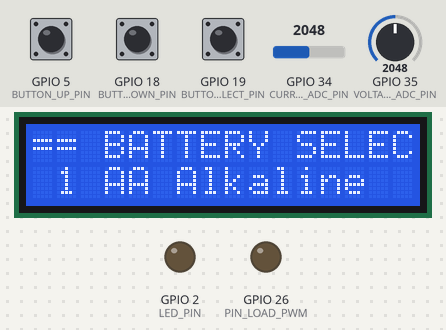
A sketch run on a simulated ESP32. Parts: 16×2 character LCD, output pins drawn as LEDs (lit = HIGH). The test bench sets the inputs (shaded band); at power-on: GPIO 19 (BUTTON_SELECT_PIN) HIGH, GPIO 5 (BUTTON_UP_PIN) HIGH, GPIO 18 (BUTTON_DOWN_PIN) HIGH, GPIO 34 (CURRENT_ADC_PIN) = 2048, GPIO 35 (VOLTAGE_ADC_PIN) = 2048.

Above: at 1.2 s.
1.3 s: GPIO 19 (BUTTON_SELECT_PIN) pulled LOW for 0.3 s
At 4.5 s:
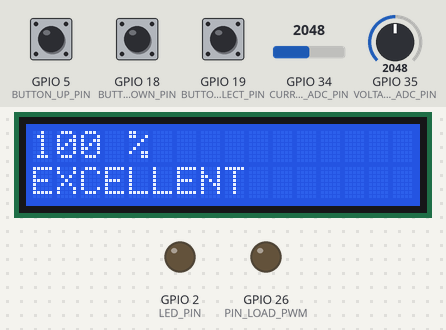
4.6 s: GPIO 5 (BUTTON_UP_PIN) pulled LOW for 3.2 s
At 8.2 s:
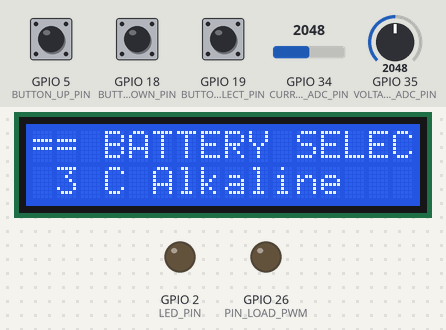
10.8 s: GPIO 18 (BUTTON_DOWN_PIN) pulled LOW for 0.3 s
At 11.2 s:
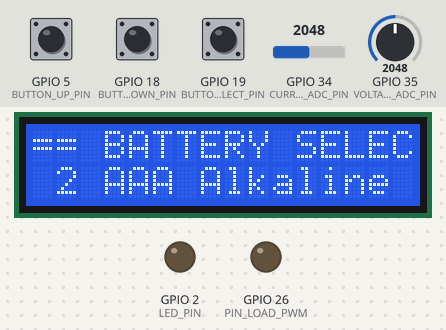
14.1 s: GPIO 5 (BUTTON_UP_PIN) pulled LOW for 1 s
At 16.4 s:
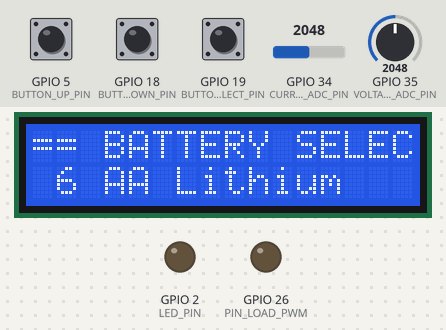
18.1 s: GPIO 5 (BUTTON_UP_PIN) pulled LOW for 0.3 s
At 18.9 s:
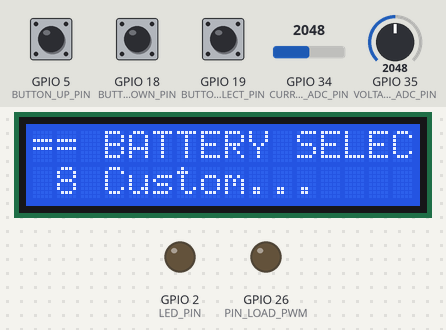
21.4 s: GPIO 19 (BUTTON_SELECT_PIN) pulled LOW for 1 s
At 23.4 s:
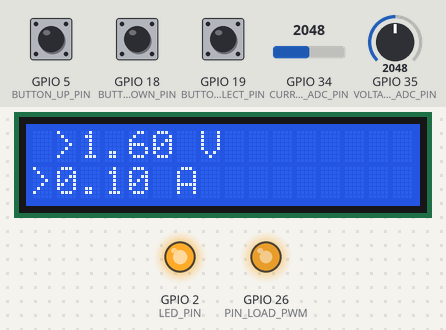
Timing chart, 0 to 24.9 s (numbered marks = the images above; inputs shaded):
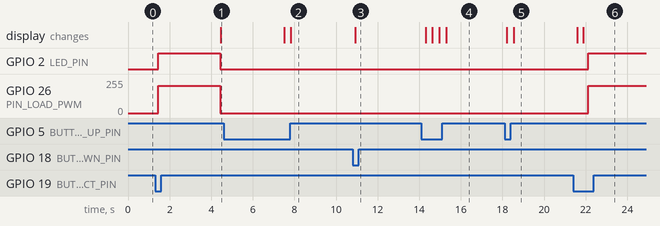

Measured:
- after the input at 1.3 s, GPIO 2 (LED_PIN): LOW → HIGH after 0.14 s, → LOW 3.0 s later; GPIO 26 (PIN_LOAD_PWM): 0/255 → 204/255 after 0.14 s, → 0/255 3.0 s later; the display: changes after 3.2 s (image 1)
- after the input at 4.6 s, the display: first differs from a run without the input after 3.2 s (image 2)
- after the input at 10.8 s, the display: changes after 0.12 s (image 3)
- after the input at 14.1 s, the display: first changes after 0.20 s (image 4 shows a later state)
- after the input at 18.1 s, the display: first changes after 0.10 s (image 5 shows a later state)
- after the input at 21.4 s, GPIO 2 (LED_PIN): LOW → HIGH after 0.72 s; GPIO 26 (PIN_LOAD_PWM): 0/255 → 204/255 after 0.72 s; the display: first changes after 0.18 s (image 6 shows a later state)

The sketch:

ESP32_Battery_Tester.ino
```cpp
/* =============================================================
   ESP32 Non-Rechargeable Battery Tester  (non-rechargeable branch)
===============================================================================
   Select a battery type on the 16x2 display, or choose "Custom" and type in the
   chemistry's full-charge open-circuit voltage AND its current rating. The
   ESP32 then performs a short load burst, samples voltage & current, and uses a
   tiny onboard "micro AI model" to score the cell 0 .. 100 (%).

   Load must be a brief burst. Primary cells have a single cycle — draining them
   for more than a few seconds would destroy the one use we are trying to test.

   Hardware / pin-outs live in constants.h
=============================================================================== */

#include <Wire.h>
#include "constants.h"

#include <LiquidCrystal_I2C.h>

// ───────────────────────── Module globals ─────────────────────────

static LiquidCrystal_I2C lcd(LCD_I2C_ADDR, LCD_COLS, LCD_ROWS);

typedef enum {
    STATE_SELECT = 0,   // pick a type from the list, or "Custom"
    STATE_CUSTOM = 1,   // user types in V & current
    STATE_WAIT   = 2,   // settle + open-circuit measure
    STATE_LOAD   = 3,   // drive the load for the burst
    STATE_SCORE  = 4,   // compute the health score from the samples
    STATE_RESULT = 5,   // show the score, offer restart, or error
    STATE_ERROR  = 6    // sensor / config error
} menu_state;

static menu_state g_state = STATE_SELECT;

// selection state
static int      sel_index   = 0;
static bool     custom_mode = false;

// custom battery user input
static float    custom_open = CUSTOM_OPEN_V;   // full-charge open-circuit V
static float    custom_amp  = CUSTOM_DESIGN_A; // design/marked current (A)
static float    custom_res  = CUSTOM_DESIGN_R; // derived load resistance (Ω)

// test results
static float    ocv_v   = 0.0f;
static float    v_load  = 0.0f;
static float    i_load  = 0.0f;
static float    health_score = -1.0f;
static char     rating_label[RATING_BUF] = {0};

// debounce + custom-editor field selector (0 = voltage, 1 = current)
static uint32_t last_button_ms = 0;
static int      custom_edit_field = 0;

// ───────────────────────── Battery type database ─────────────────────────

typedef struct {
    const char *name;                // label in the list
    float       nominal_ocv;         // full-charge open-circuit V (new, resting)
    uint8_t     rated_current_mA;    // rated / expected sustainable current (mA)
} BatteryRow;

const BatteryRow g_db[BATTERY_DB_MAX_ENTRIES] = {
    {"AA Alkaline",  1.61f, 500},
    {"AAA Alkaline", 1.61f, 300},
    {"C Alkaline",   1.61f, 1000},
    {"D Alkaline",   1.61f, 1500},
    {"9V Alkaline",  9.40f, 100},
    {"AA Lithium",   1.80f, 800},
    {"CR2032 Coin",  3.30f,  50},
    {"Custom...",    0.00f,  0},      // sentinel row selects the custom menu
};

// ───────── Micro AI model (trained by tools/train_model.py) ─────────
// One tiny feed-forward net: 3 features -> hidden(3 sigmoid) -> scalar readout
// → 0..100 %. Each hidden unit sees one feature (element-wise):
//     z_k = F_k * W_k + B ;  h_k = sigmoid(-1.25*z_k);
//     acc = sum_k( h_k * OUT_W_k );  score = clamp(acc/3*100, 0, 100).
//   F0 = ocv / nominal_ocv      F1 = loaded_v / nominal_ocv
//   F2 = loaded_i / rated_current  (each ~= 1.0 means nominal / fresh)
// Re-train with:  python tools/train_model.py
static const float ML_W[ML_HIDDEN_LAYER_SIZE]   = {  1.4561f,  1.8524f,  1.9404f };
static const float ML_B                           = -1.3004f;
static const float ML_OUT_W[ML_HIDDEN_LAYER_SIZE] = {  1.5928f,  1.6003f,  1.5575f };


static float clampf(float v, float lo, float hi) {
    return v < lo ? lo : (v > hi ? hi : v);
}

static float sigmoid(float x) { return 1.0f / (1.0f + expf(-1.25f * x)); }

static float micro_model_score(float f0, float f1, float f2) {
    const float in[ML_HIDDEN_LAYER_SIZE] = { f0, f1, f2 };
    float acc = 0.0f;
    for (int k = 0; k < ML_HIDDEN_LAYER_SIZE; ++k) {
        float h = sigmoid(in[k] * ML_W[k] + ML_B);
        acc = acc + h * ML_OUT_W[k];
    }
    float score = (acc / ML_HIDDEN_LAYER_SIZE) * HEALTH_MAX;   // 0..100 %
    return clampf(score, HEALTH_MIN, HEALTH_MAX);
}

static void build_label(float score, char *out) {
    if      (score >= 60.0f) strncpy(out, "EXCELLENT", RATING_BUF - 1);
    else if (score >= 40.0f) strncpy(out, "Good",      RATING_BUF - 1);
    else if (score >= 20.0f) strncpy(out, "Fair",      RATING_BUF - 1);
    else                     strncpy(out, "REJECTED",  RATING_BUF - 1);
    out[RATING_BUF - 1] = '\0';
}

// ───────────────────────── ADC + current helpers ─────────────────────────

static float read_battery_voltage() {
    int raw = analogRead(VOLTAGE_ADC_PIN);
    float v = ((float)raw / (float)ADC_RESOLUTION) * ADC_FULLSCALE_V;
    return v * VOLTAGE_DIVIDER_RATIO;
}

static float read_load_current() {
    int raw = analogRead(CURRENT_ADC_PIN);
    float v = ((float)raw / (float)ADC_RESOLUTION) * ADC_FULLSCALE_V;
    // ACS712: 1.5 V quiescent (0 A), 0.05 V per amp → amps = (V-1.5)/0.05
    float amps = (v - 1.5f) / 0.05f;
    return amps > 0.0f ? amps : 0.0f;
}

// ───────────────────────── Load driver (PWM) ─────────────────────────

static void load_pwm(float duty) {
    duty = clampf(duty, 0.0f, 1.0f);
    uint8_t value = (uint8_t)((float)(duty * 255.0f) + 0.5f);   // 8-bit resolution
    analogWrite(PIN_LOAD_PWM, value);                          // 1 kHz, 8-bit on the load channel
    digitalWrite(LED_PIN, value > 0 ? HIGH : LOW);             // activity LED reflects load
}

// ───────────────────────── Buttons (active-low, debounce) ─────────────────────────

static int read_buttons() {
    uint32_t now = millis();
    if (now - last_button_ms < 250) return NO_PRESS;
    last_button_ms = now;
    if      (digitalRead(BUTTON_UP_PIN)    == LOW) return PRESS_UP;
    else if (digitalRead(BUTTON_DOWN_PIN)  == LOW) return PRESS_DOWN;
    else if (digitalRead(BUTTON_SELECT_PIN)==LOW) return PRESS_SELECT;
    return NO_PRESS;
}

// ───────────────────────── Display helpers ─────────────────────────

static void draw_select() {
    lcd.clear();
    lcd.setCursor(0, 0);
    lcd.print("== BATTERY SELECT ==");
    lcd.setCursor(0, 1);
    char buf[20];
    snprintf(buf, sizeof(buf), "%2d %-13s", sel_index + 1, g_db[sel_index].name);
    lcd.print(buf);
}

static const char *sel_marker() {
    static char mark = ' ';
    mark = custom_edit_field == 0 ? '>' : ' ';       // highlight voltage line
    return &mark;
}
static const char *sel_marker_c() {
    static char mark = ' ';
    mark = custom_edit_field == 1 ? '>' : ' ';       // highlight current line
    return &mark;
}

static void draw_custom_edit() {
    lcd.clear();
    lcd.setCursor(0, 0);
    char vbuf[16];
    snprintf(vbuf, sizeof(vbuf), "%s%.2f V", sel_marker(), custom_open);
    lcd.print(vbuf);
    lcd.setCursor(0, 1);
    char abuf[16];
    snprintf(abuf, sizeof(abuf), "%s%.2f A", sel_marker_c(), custom_amp);
    lcd.print(abuf);
}

static void draw_result() {
    lcd.clear();
    lcd.setCursor(0, 0);
    char line[20];
    snprintf(line, sizeof(line), "%.0f %%", health_score);
    lcd.print(line);
    lcd.setCursor(0, 1);
    lcd.print(rating_label);
}

static void draw_error() {
    lcd.clear();
    lcd.setCursor(0, 0);
    lcd.print("ERROR:");
    lcd.setCursor(0, 1);
    lcd.print("RECHECK WIRING");
}

// ───────────────────────── Main loop ─────────────────────────

void loop() {
    int btn = read_buttons();

    switch (g_state) {
    case STATE_SELECT:
        draw_select();
        if      (btn == PRESS_UP)     { if (sel_index < BATTERY_DB_MAX_ENTRIES - 1) ++sel_index; }
        else if (btn == PRESS_DOWN)   { if (sel_index > 0) --sel_index; }
        else if (btn == PRESS_SELECT) {
            if (sel_index == BATTERY_DB_MAX_ENTRIES - 1) {
                custom_mode = true;
                custom_edit_field = 0;
                g_state      = STATE_CUSTOM;
            } else {
                custom_mode = false;
                g_state     = STATE_WAIT;
            }
        }
        break;

    case STATE_CUSTOM:
        draw_custom_edit();
        if      (btn == PRESS_UP)     { if (custom_edit_field == 0) custom_open  = clampf(custom_open  + 0.1f, 0.5f, 12.0f);
                                          else                  custom_amp  = clampf(custom_amp  + 0.01f, 0.01f, 5.0f); }
        else if (btn == PRESS_DOWN)   { if (custom_edit_field == 0) custom_open  = clampf(custom_open  - 0.1f, 0.5f, 12.0f);
                                          else                  custom_amp  = clampf(custom_amp  - 0.01f, 0.01f, 5.0f); }
        else if (btn == PRESS_SELECT) {
            if      (custom_edit_field == 0) custom_edit_field = 1;
            else {                                                        // moving off current → lock values, start test
                custom_res = (custom_open > 0.0f && custom_amp  > 0.0f) ? custom_open / custom_amp
                                                                        : CUSTOM_DESIGN_R;
                g_state = STATE_WAIT;
            }
        }
        break;

    case STATE_WAIT:
        delay(80);
        ocv_v = read_battery_voltage();
        if (ocv_v < VOLTAGE_MIN_V) { g_state = STATE_ERROR; break; }    // dead / missing cell
        g_state = STATE_LOAD;
        break;

    case STATE_LOAD: {
        int secs       = custom_mode ? TEST_LONG_SECONDS : TEST_SHORT_SECONDS;
        float designed = custom_mode ? custom_amp
                                        : (float)g_db[sel_index].rated_current_mA / 1000.0f;
        // 80 % duty gives a clear sag to read during a short burst (seconds)
        load_pwm(0.8f);
        for (int t = 0; t < secs; ++t) {
            delay(1000);
            v_load = read_battery_voltage();
            i_load = read_load_current();
        }
        load_pwm(0.0f);                            // cut the load
        (void)designed;                            // (used as reference for scoring)
        g_state = STATE_SCORE;
        break;
    }

    case STATE_SCORE: {
        float nominal_ocv = custom_mode ? custom_open : g_db[sel_index].nominal_ocv;
        float designed    = custom_mode ? custom_amp : (float)g_db[sel_index].rated_current_mA / 1000.0f;

        float f0 = nominal_ocv > 0.0f ? clampf(ocv_v / nominal_ocv, 0.0f, 1.6f) : 1.0f;
        float f1 = nominal_ocv > 0.0f ? clampf(v_load / nominal_ocv, 0.0f, 1.6f) : 1.0f;
        float f2 = designed > 0.0f  ? clampf(i_load / designed, 0.0f, 1.6f) : 1.0f;

        health_score = micro_model_score(f0, f1, f2);
        build_label(health_score, rating_label);
        g_state = STATE_RESULT;
        break;
    }

    case STATE_RESULT:
        draw_result();
        delay(3000);
        g_state = STATE_SELECT;
        break;

    case STATE_ERROR:
        draw_error();
        delay(1500);
        g_state = STATE_SELECT;
        break;
    }
}

// ───────────────────────── Setup ─────────────────────────

void setup() {
    lcd.init();
    lcd.backlight();
    pinMode(LED_PIN, OUTPUT);
    digitalWrite(LED_PIN, LOW);
    pinMode(BUTTON_UP_PIN,    INPUT_PULLUP);
    pinMode(BUTTON_DOWN_PIN,  INPUT_PULLUP);
    pinMode(BUTTON_SELECT_PIN,INPUT_PULLUP);
    pinMode(PIN_LOAD_PWM, OUTPUT);
    load_pwm(0.0f);                                // safe start: no load applied
    g_state = STATE_SELECT;
}
```

constants.h
```cpp
/* =============================================================
   ESP32 Non-Rechargeable Battery Tester — Pinout & Constants
   ================================================================ */

#ifndef BATTERY_TESTER_CONSTANTS_H
#define BATTERY_TESTER_CONSTANTS_H

// ────────────── LCD ──────────────
#define LCD_I2C_ADDR        0x27          // PCF8574 backpack address (some units use 0x3f)
#define LCD_COLS            16
#define LCD_ROWS            2

// ────────────── Pins ──────────────
#define PIN_SDA             21          // I2C SDA (default ESP32)
#define PIN_SCL             22          // I2C SCL (default ESP32)

// ADC sensors
#define VOLTAGE_ADC_PIN     35          // ADC1_CH7 — battery voltage via divider (~3.9V span, EXT_11dB)
#define CURRENT_ADC_PIN     34          // ACS712 / shunt amplifier output

// Control + input
#define PIN_LOAD_PWM        26          // P‑MOSFET load via PWM 1 kHz, 8‑bit duty
#define LED_PIN             2          // built‑in status LED
#define BUTTON_UP_PIN       5
#define BUTTON_DOWN_PIN     18
#define BUTTON_SELECT_PIN   19

// ────────────── ADC ──────────────
#define ADC_FULLSCALE_V     3.865f        // ADC1 12-bit + ATTEN_11dB
#define ADC_RESOLUTION      4095          // 12-bit ADC max

// ────────────── Voltage divider (battery+ → R1 → MID → R2 → battery‑) ──────────────
// MID node → ADC. RATIO = (R1+R2)/R2
#define VOLTAGE_DIVIDER_RATIO 2.0f      // 30kΩ top / 30kΩ bottom → scales ADC back to cell volts
#define VOLTAGE_MIN_V       0.6f          // below this a primary cell is essentially dead

// ────────────── Buttons ──────────────
#define NO_PRESS            0
#define PRESS_DOWN          1
#define PRESS_UP            2
#define PRESS_SELECT        3

// ────────────── Databases ──────────────
#define BATTERY_DB_MAX_ENTRIES 8          // 7 real types + "Custom" sentinel
#define ML_HIDDEN_LAYER_SIZE  3           // neurons in the tiny model

// ────────────── Measurement windows (s) — short test to preserve cell life ──────────────
#define TEST_SHORT_SECONDS  3            // burst for a normal cell
#define TEST_LONG_SECONDS   6            // longer burst for the "Custom deep" profile

// ────────────── Custom / design specs ──────────────
#define CUSTOM_OPEN_V       1.6f          // assumed full‑charge open‑circuit V for a custom cell (AA)
#define CUSTOM_DESIGN_A     0.10f          // assumed max current (A) the custom cell can deliver
#define CUSTOM_DESIGN_R     15.0f          // R = V/I for the nominal load (Ω)

// ────────────── Health thresholds / labels ──────────────
#define HEALTH_MIN      0.0f
#define HEALTH_MAX      100.0f
#define RATING_BUF      16

#endif /* BATTERY_TESTER_CONSTANTS_H */
```
